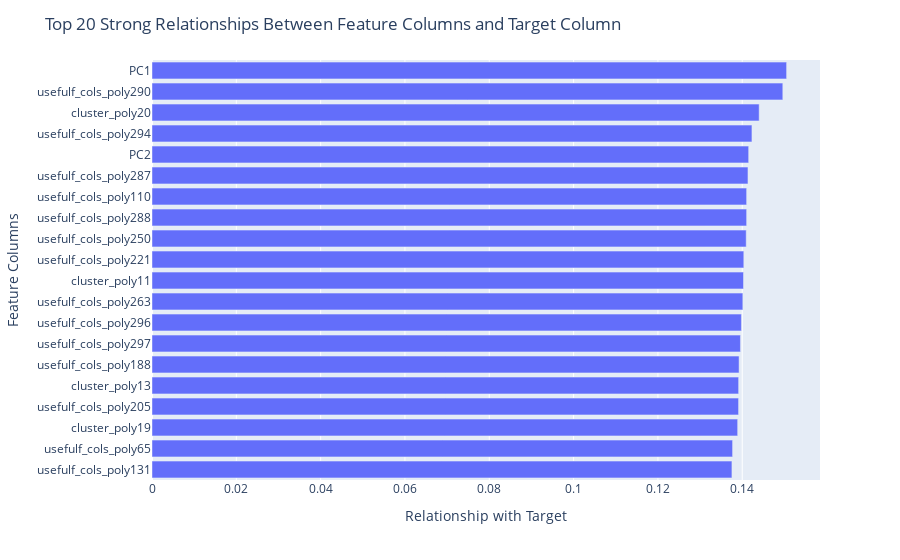

Notebook cell for this chart:
### Code cell
import plotly.figure_factory as ff
import plotly.express as px

top = 20
fig = px.bar(mi_scores, x=mi_scores.values[:top], y=mi_scores.index[:top])
fig.update_layout(
    title=f"Top {top} Strong Relationships Between Feature Columns and Target Column",
    xaxis_title="Relationship with Target",
    yaxis_title="Feature Columns",
    yaxis={'categoryorder':'total ascending'},
    colorway=["blue"]
)
fig.show()

### Figure 1 — Plotly figure (JSON) as saved in the notebook; plotly's stock layout.template omitted (floating-point values rounded to 4 significant figures)
{"data": [{"alignmentgroup": "True", "hovertemplate": "x=%{x}<br>y=%{y}<extra></extra>", "legendgroup": "", "marker": {"color": "#636efa", "pattern": {"shape": ""}}, "name": "", "offsetgroup": "", "orientation": "h", "showlegend": false, "textposition": "auto", "type": "bar", "x": [0.1505, 0.1496, 0.144, 0.1423, 0.1415, 0.1414, 0.141, 0.141, 0.1409, 0.1404, 0.1403, 0.1401, 0.1398, 0.1396, 0.1393, 0.1391, 0.1391, 0.1389, 0.1377, 0.1376], "xaxis": "x", "y": ["PC1", "usefulf_cols_poly290", "cluster_poly20", "usefulf_cols_poly294", "PC2", "usefulf_cols_poly287", "usefulf_cols_poly110", "usefulf_cols_poly288", "usefulf_cols_poly250", "usefulf_cols_poly221", "cluster_poly11", "usefulf_cols_poly263", "usefulf_cols_poly296", "usefulf_cols_poly297", "usefulf_cols_poly188", "cluster_poly13", "usefulf_cols_poly205", "cluster_poly19", "usefulf_cols_poly65", "usefulf_cols_poly131"], "yaxis": "y"}], "layout": {"barmode": "relative", "colorway": ["blue"], "legend": {"tracegroupgap": 0}, "margin": {"t": 60}, "title": {"text": "Top 20 Strong Relationships Between Feature Columns and Target Column"}, "xaxis": {"anchor": "y", "domain": [0, 1], "title": {"text": "Relationship with Target"}}, "yaxis": {"anchor": "x", "categoryorder": "total ascending", "domain": [0, 1], "title": {"text": "Feature Columns"}}}}
